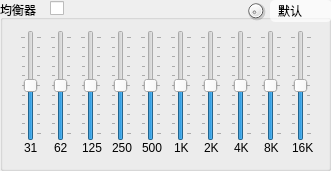
   <widget class="QGroupBox" name="eqGroupBox">
    <property name="geometry">
     <rect>
      <x>370</x>
      <y>30</y>
      <width>331</width>
      <height>171</height>
     </rect>
    </property>
    <property name="title">
     <string>均衡器</string>
    </property>
    <widget class="QSlider" name="eqSlider_1">
     <property name="geometry">
      <rect>
       <x>20</x>
       <y>30</y>
       <width>22</width>
       <height>111</height>
      </rect>
     </property>
     <property name="minimum">
      <number>-15</number>
     </property>
     <property name="maximum">
      <number>15</number>
     </property>
     <property name="pageStep">
      <number>1</number>
     </property>
     <property name="value">
      <number>0</number>
     </property>
     <property name="orientation">
      <enum>Qt::Vertical</enum>
     </property>
     <property name="tickPosition">
      <enum>QSlider::TicksBothSides</enum>
     </property>
     <property name="tickInterval">
      <number>3</number>
     </property>
    </widget>
    <widget class="QSlider" name="eqSlider_2">
     <property name="geometry">
      <rect>
       <x>50</x>
       <y>30</y>
       <width>22</width>
       <height>111</height>
      </rect>
     </property>
     <property name="minimum">
      <number>-15</number>
     </property>
     <property name="maximum">
      <number>15</number>
     </property>
     <property name="pageStep">
      <number>1</number>
     </property>
     <property name="orientation">
      <enum>Qt::Vertical</enum>
     </property>
     <property name="tickPosition">
      <enum>QSlider::TicksBothSides</enum>
     </property>
     <property name="tickInterval">
      <number>3</number>
     </property>
    </widget>
    <widget class="QSlider" name="eqSlider_3">
     <property name="geometry">
      <rect>
       <x>80</x>
       <y>30</y>
       <width>22</width>
       <height>111</height>
      </rect>
     </property>
     <property name="minimum">
      <number>-15</number>
     </property>
     <property name="maximum">
      <number>15</number>
     </property>
     <property name="pageStep">
      <number>1</number>
     </property>
     <property name="orientation">
      <enum>Qt::Vertical</enum>
     </property>
     <property name="tickPosition">
      <enum>QSlider::TicksBothSides</enum>
     </property>
     <property name="tickInterval">
      <number>3</number>
     </property>
    </widget>
    <widget class="QSlider" name="eqSlider_4">
     <property name="geometry">
      <rect>
       <x>110</x>
       <y>30</y>
       <width>22</width>
       <height>111</height>
      </rect>
     </property>
     <property name="minimum">
      <number>-15</number>
     </property>
     <property name="maximum">
      <number>15</number>
     </property>
     <property name="pageStep">
      <number>1</number>
     </property>
     <property name="orientation">
      <enum>Qt::Vertical</enum>
     </property>
     <property name="tickPosition">
      <enum>QSlider::TicksBothSides</enum>
     </property>
     <property name="tickInterval">
      <number>3</number>
     </property>
    </widget>
    <widget class="QSlider" name="eqSlider_5">
     <property name="geometry">
      <rect>
       <x>140</x>
       <y>30</y>
       <width>22</width>
       <height>111</height>
      </rect>
     </property>
     <property name="minimum">
      <number>-15</number>
     </property>
     <property name="maximum">
      <number>15</number>
     </property>
     <property name="pageStep">
      <number>1</number>
     </property>
     <property name="orientation">
      <enum>Qt::Vertical</enum>
     </property>
     <property name="tickPosition">
      <enum>QSlider::TicksBothSides</enum>
     </property>
     <property name="tickInterval">
      <number>3</number>
     </property>
    </widget>
    <widget class="QSlider" name="eqSlider_6">
     <property name="geometry">
      <rect>
       <x>170</x>
       <y>30</y>
       <width>22</width>
       <height>111</height>
      </rect>
     </property>
     <property name="minimum">
      <number>-15</number>
     </property>
     <property name="maximum">
      <number>15</number>
     </property>
     <property name="pageStep">
      <number>1</number>
     </property>
     <property name="orientation">
      <enum>Qt::Vertical</enum>
     </property>
     <property name="tickPosition">
      <enum>QSlider::TicksBothSides</enum>
     </property>
     <property name="tickInterval">
      <number>3</number>
     </property>
    </widget>
    <widget class="QSlider" name="eqSlider_7">
     <property name="geometry">
      <rect>
       <x>200</x>
       <y>30</y>
       <width>22</width>
       <height>111</height>
      </rect>
     </property>
     <property name="minimum">
      <number>-15</number>
     </property>
     <property name="maximum">
      <number>15</number>
     </property>
     <property name="pageStep">
      <number>1</number>
     </property>
     <property name="orientation">
      <enum>Qt::Vertical</enum>
     </property>
     <property name="tickPosition">
      <enum>QSlider::TicksBothSides</enum>
     </property>
     <property name="tickInterval">
      <number>3</number>
     </property>
    </widget>
    <widget class="QSlider" name="eqSlider_8">
     <property name="geometry">
      <rect>
       <x>230</x>
       <y>30</y>
       <width>22</width>
       <height>111</height>
      </rect>
     </property>
     <property name="minimum">
      <number>-15</number>
     </property>
     <property name="maximum">
      <number>15</number>
     </property>
     <property name="pageStep">
      <number>1</number>
     </property>
     <property name="orientation">
      <enum>Qt::Vertical</enum>
     </property>
     <property name="tickPosition">
      <enum>QSlider::TicksBothSides</enum>
     </property>
     <property name="tickInterval">
      <number>3</number>
     </property>
    </widget>
    <widget class="QSlider" name="eqSlider_9">
     <property name="geometry">
      <rect>
       <x>260</x>
       <y>30</y>
       <width>22</width>
       <height>111</height>
      </rect>
     </property>
     <property name="minimum">
      <number>-15</number>
     </property>
     <property name="maximum">
      <number>15</number>
     </property>
     <property name="pageStep">
      <number>1</number>
     </property>
     <property name="orientation">
      <enum>Qt::Vertical</enum>
     </property>
     <property name="tickPosition">
      <enum>QSlider::TicksBothSides</enum>
     </property>
     <property name="tickInterval">
      <number>3</number>
     </property>
    </widget>
    <widget class="QSlider" name="eqSlider_10">
     <property name="geometry">
      <rect>
       <x>290</x>
       <y>30</y>
       <width>22</width>
       <height>111</height>
      </rect>
     </property>
     <property name="minimum">
      <number>-15</number>
     </property>
     <property name="maximum">
      <number>15</number>
     </property>
     <property name="pageStep">
      <number>1</number>
     </property>
     <property name="orientation">
      <enum>Qt::Vertical</enum>
     </property>
     <property name="tickPosition">
      <enum>QSlider::TicksBothSides</enum>
     </property>
     <property name="tickInterval">
      <number>3</number>
     </property>
    </widget>
    <widget class="QLabel" name="textLabel2_1">
     <property name="geometry">
      <rect>
       <x>24</x>
       <y>140</y>
       <width>21</width>
       <height>16</height>
      </rect>
     </property>
     <property name="text">
      <string>31</string>
     </property>
    </widget>
    <widget class="QLabel" name="textLabel2_2">
     <property name="geometry">
      <rect>
       <x>54</x>
       <y>140</y>
       <width>21</width>
       <height>16</height>
      </rect>
     </property>
     <property name="text">
      <string>62</string>
     </property>
    </widget>
    <widget class="QLabel" name="textLabel2_3">
     <property name="geometry">
      <rect>
       <x>82</x>
       <y>140</y>
       <width>21</width>
       <height>16</height>
      </rect>
     </property>
     <property name="text">
      <string>125</string>
     </property>
    </widget>
    <widget class="QLabel" name="textLabel2_4">
     <property name="geometry">
      <rect>
       <x>112</x>
       <y>140</y>
       <width>21</width>
       <height>16</height>
      </rect>
     </property>
     <property name="text">
      <string>250</string>
     </property>
    </widget>
    <widget class="QLabel" name="textLabel2_5">
     <property name="geometry">
      <rect>
       <x>142</x>
       <y>140</y>
       <width>21</width>
       <height>16</height>
      </rect>
     </property>
     <property name="text">
      <string>500</string>
     </property>
    </widget>
    <widget class="QLabel" name="textLabel2_6">
     <property name="geometry">
      <rect>
       <x>174</x>
       <y>140</y>
       <width>21</width>
       <height>16</height>
      </rect>
     </property>
     <property name="text">
      <string>1K</string>
     </property>
    </widget>
    <widget class="QLabel" name="textLabel2_7">
     <property name="geometry">
      <rect>
       <x>204</x>
       <y>140</y>
       <width>21</width>
       <height>16</height>
      </rect>
     </property>
     <property name="text">
      <string>2K</string>
     </property>
    </widget>
    <widget class="QLabel" name="textLabel2_8">
     <property name="geometry">
      <rect>
       <x>234</x>
       <y>140</y>
       <width>21</width>
       <height>16</height>
      </rect>
     </property>
     <property name="text">
      <string>4K</string>
     </property>
    </widget>
    <widget class="QLabel" name="textLabel2_9">
     <property name="geometry">
      <rect>
       <x>264</x>
       <y>140</y>
       <width>21</width>
       <height>16</height>
      </rect>
     </property>
     <property name="text">
      <string>8K</string>
     </property>
    </widget>
    <widget class="QLabel" name="textLabel2_10">
     <property name="geometry">
      <rect>
       <x>292</x>
       <y>140</y>
       <width>22</width>
       <height>16</height>
      </rect>
     </property>
     <property name="text">
      <string>16K</string>
     </property>
    </widget>
    <widget class="QComboBox" name="eqComboBox">
     <property name="geometry">
      <rect>
       <x>270</x>
       <y>0</y>
       <width>62</width>
       <height>22</height>
      </rect>
     </property>
     <property name="styleSheet">
      <string notr="true">QComboBox {
    border: 0px solid white;
    border-radius: 5px;
    padding: 0px 8px 0px 8px;
    min-width: 2em;
}

QComboBox:editable {
    background: white;
}

QComboBox:!editable, QComboBox::drop-down:editable {
    background: rgba(255, 255, 255, 170);
}

/* QComboBox gets the &quot;on&quot; state when the popup is open */
QComboBox:!editable:on, QComboBox::drop-down:editable:on {
    background: rgba(255, 255, 255, 255);
}

QComboBox:on {
    
}

QComboBox::drop-down {
    width: 0px;
}

QComboBox::down-arrow {
    
}

QComboBox::down-arrow:on {
    top: 1px;
    left: 1px;
}</string>
     </property>
     <property name="maxVisibleItems">
      <number>15</number>
     </property>
     <item>
      <property name="text">
       <string>默认</string>
      </property>
     </item>
     <item>
      <property name="text">
       <string>流行</string>
      </property>
     </item>
     <item>
      <property name="text">
       <string>摇滚</string>
      </property>
     </item>
     <item>
      <property name="text">
       <string>电子</string>
      </property>
     </item>
     <item>
      <property name="text">
       <string>古典</string>
      </property>
     </item>
     <item>
      <property name="text">
       <string>金属</string>
      </property>
     </item>
     <item>
      <property name="text">
       <string>舞曲</string>
      </property>
     </item>
     <item>
      <property name="text">
       <string>乡村</string>
      </property>
     </item>
     <item>
      <property name="text">
       <string>爵士</string>
      </property>
     </item>
     <item>
      <property name="text">
       <string>布鲁斯</string>
      </property>
     </item>
     <item>
      <property name="text">
       <string>怀旧</string>
      </property>
     </item>
     <item>
      <property name="text">
       <string>歌剧</string>
      </property>
     </item>
     <item>
      <property name="text">
       <string>语音</string>
      </property>
     </item>
    </widget>
    <widget class="QDial" name="reverbDial">
     <property name="geometry">
      <rect>
       <x>240</x>
       <y>0</y>
       <width>31</width>
       <height>21</height>
      </rect>
     </property>
     <property name="toolTip">
      <string>混响</string>
     </property>
     <property name="minimum">
      <number>-20</number>
     </property>
     <property name="maximum">
      <number>0</number>
     </property>
     <property name="pageStep">
      <number>5</number>
     </property>
     <property name="value">
      <number>-20</number>
     </property>
    </widget>
    <widget class="QCheckBox" name="eqEnableCheckBox">
     <property name="geometry">
      <rect>
       <x>50</x>
       <y>0</y>
       <width>16</width>
       <height>16</height>
      </rect>
     </property>
     <property name="toolTip">
      <string>启用或关闭均衡器</string>
     </property>
     <property name="text">
      <string/>
     </property>
     <property name="checked">
      <bool>false</bool>
     </property>
    </widget>
   </widget>
